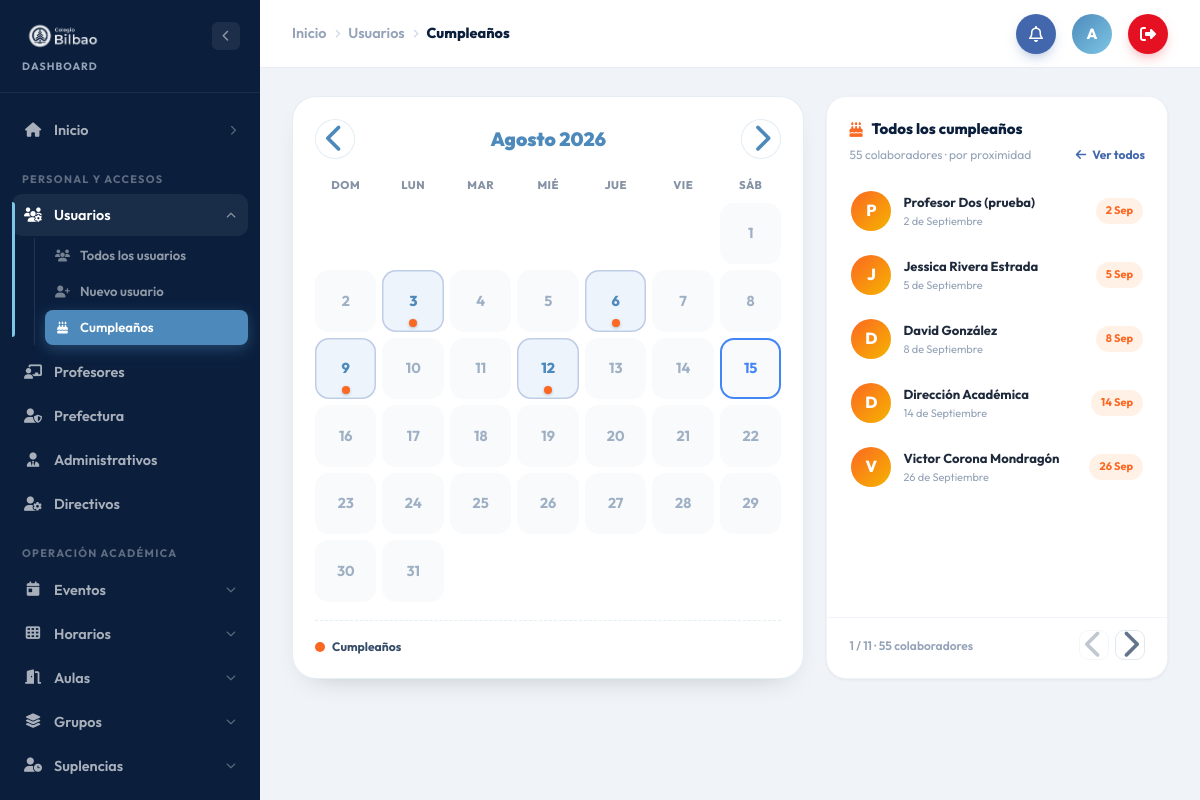
/dashboard/usuarios/cumpleanos (signed in), run on the app's committed database.
### tables this page shows
CREATE TABLE usuarios (
    id               INT UNSIGNED  NOT NULL AUTO_INCREMENT,
    nombre           VARCHAR(120)  NOT NULL,
    email            VARCHAR(180)  NOT NULL,
    password         VARCHAR(255)  NOT NULL,
    rol              ENUM('administrador','usuario') NOT NULL DEFAULT 'usuario',
    rol_redaccion    ENUM('revisor','editor') NULL,   
     
     
     
     
    tipo_personal    SET('profesor','prefecto','administrativo','directivo') NULL,
     
     
     
     
    niveles          SET('Maternal','Kinder','Primaria','Secundaria','Bachillerato') NULL,
    puede_suplir     TINYINT(1)    NOT NULL DEFAULT 1,  
    modulos          VARCHAR(255)  NULL,           
    fecha_nacimiento DATE          NULL,           
    avatar           VARCHAR(255)  NULL,
    ultimo_acceso    DATETIME      NULL,
    creado_en        TIMESTAMP     NOT NULL DEFAULT CURRENT_TIMESTAMP,
    PRIMARY KEY (id),
    UNIQUE KEY uq_email (email)
);

### views/blog/usuarios/cumpleanos.php (the view, shortened to what the rows shown need)
<?php
$mesesEs = ['Enero','Febrero','Marzo','Abril','Mayo','Junio','Julio','Agosto','Septiembre','Octubre','Noviembre','Diciembre'];
$mesesAb = ['Ene','Feb','Mar','Abr','May','Jun','Jul','Ago','Sep','Oct','Nov','Dic'];
$ahora    = new \DateTime();
$hoyMD    = $ahora->format('m-d');
$todayDoy = (int)$ahora->format('z');
$lista   = [];
foreach (($cumpleanos ?? []) as $c) {
    $md = str_pad((string)$c->mes, 2, '0', STR_PAD_LEFT) . '-' . str_pad((string)$c->dia, 2, '0', STR_PAD_LEFT);
    $bd  = \DateTime::createFromFormat('!Y-n-j', $ahora->format('Y') . "-{$c->mes}-{$c->dia}");
    $doy = $bd ? (int)$bd->format('z') : 999;
    $lista[] = [
        'nombre'  => $c->nombre ?? '—',
        'inicial' => mb_strtoupper(mb_substr($c->nombre ?? 'U', 0, 1)),
        'avatar'  => $c->avatar ?? '',
        'mes'     => (int)$c->mes,
        'dia'     => (int)$c->dia,
        'ord'     => ($doy - $todayDoy + 366) % 366,
        'hoy'     => ($md === $hoyMD),
    ];
}
$porPagina = 5;
?>
<div class="admin-layout">
    <?php include __DIR__ . '/../_sidebar.php'; ?>
    <div class="admin-main">
        <main class="admin-content">
            <div class="cb-wrap">
                <div class="cb-side">
                    <div class="cb-list" data-cb-list id="cbList">
                        <?php if (empty($lista)): ?>
                            <div class="cb-empty">Aún no hay fechas de nacimiento registradas.<br>Agrégalas al editar cada usuario.</div>
                        <?php else: foreach ($lista as $i => $c):
                            $mes = $mesesEs[$c['mes'] - 1] ?? '';
                        ?>
                        <div class="cb-item<?= $c['hoy'] ? ' is-today' : '' ?><?= $i >= $porPagina ? ' is-hidden' : '' ?>" data-pager-item>
                            <div class="cb-ava"><?php if (!empty($c['avatar'])): ?><img src="<?= htmlspecialchars($c['avatar']) ?>" alt=""><?php else: ?><?= htmlspecialchars($c['inicial']) ?><?php endif; ?></div>
                            <div>
                                <div class="cb-name"><?= htmlspecialchars($c['nombre']) ?></div>
                                <div class="cb-date"><?= $c['dia'] ?> de <?= $mes ?></div>
                            </div>
                            <span class="cb-chip<?= $c['hoy'] ? ' cb-chip--today' : '' ?>"><?= $c['hoy'] ? '¡Hoy!' : $c['dia'] . ' ' . $mesesAb[$c['mes'] - 1] ?></span>
                        </div>
                        <?php endforeach; endif; ?>
                    </div>
                </div>
            </div>
        </main>
    </div>
</div>

### data on the page
usuarios: inicial "P", nombre "Profesor Dos (prueba)", dia "2", mes "Septiembre", mes "Sep"
usuarios: inicial "J", nombre "Jessica Rivera Estrada", dia "5", mes "Septiembre", mes "Sep"
usuarios: inicial "D", nombre "David González", dia "8", mes "Septiembre", mes "Sep"
usuarios: inicial "D", nombre "Dirección Académica", dia "14", mes "Septiembre", mes "Sep"
usuarios: inicial "V", nombre "Victor Corona Mondragón", dia "26", mes "Septiembre", mes "Sep"

### other printed values
$_cr['label'] "Inicio"
$_cr['label'] "Usuarios"
$_cr['label'] "Cumpleaños"
$_g['label'] "PERSONAL Y ACCESOS"
$_m['nombre'] "Usuarios"
$_s['label'] "Todos los usuarios"
$_s['label'] "Nuevo usuario"
$_s['label'] "Cumpleaños"
$_m['nombre'] "Profesores"
$_m['nombre'] "Prefectura"
$_m['nombre'] "Administrativos"
$_m['nombre'] "Directivos"
$_g['label'] "OPERACIÓN ACADÉMICA"
$_m['nombre'] "Eventos"
$_m['nombre'] "Horarios"
